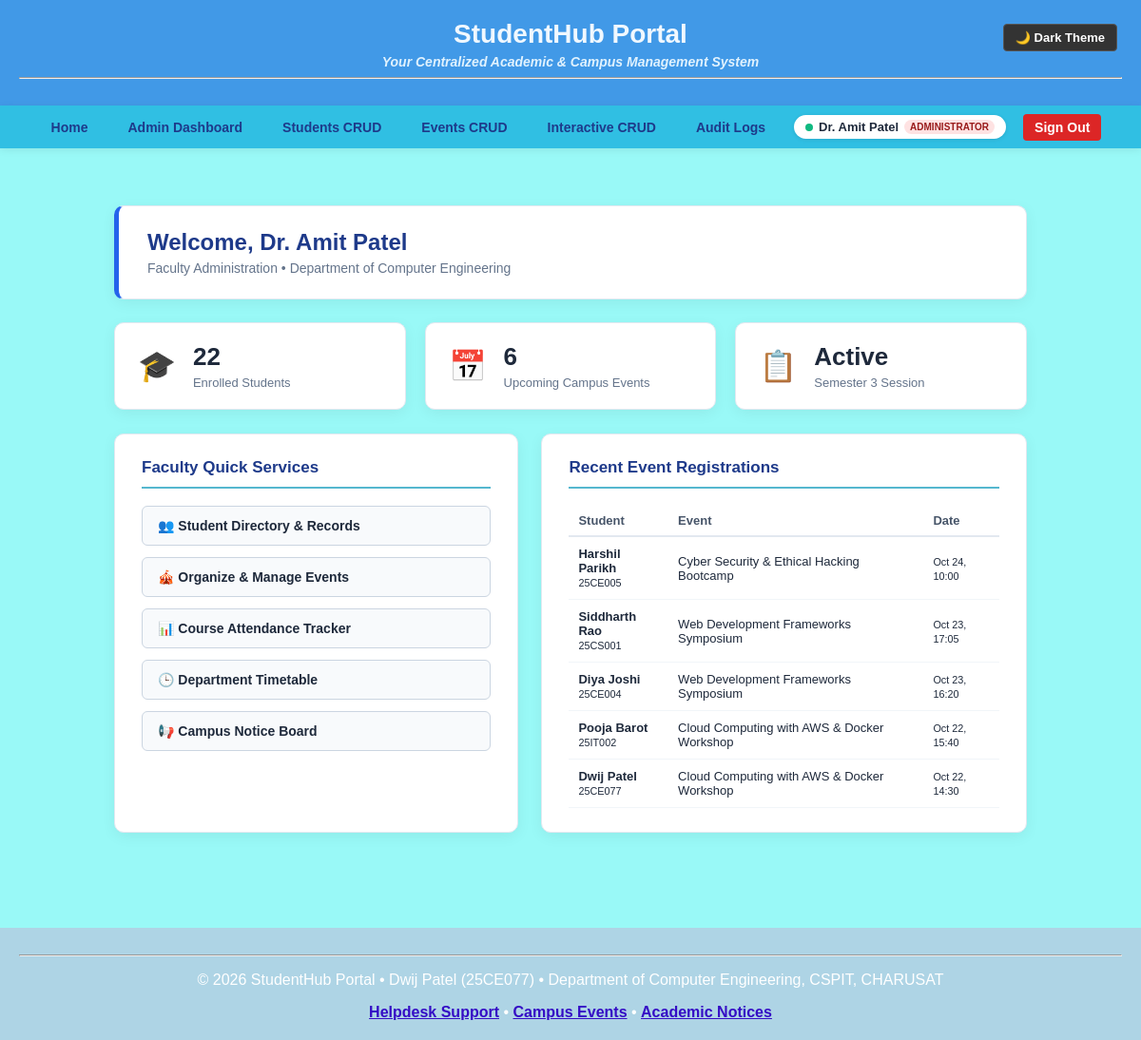
/Final_Practical/Faculty_dashboard.php (signed in), run on the app's committed database.
### tables this page shows
CREATE TABLE `registrations` (
  `registration_id` INT AUTO_INCREMENT NOT NULL,
  `student_id` VARCHAR(20) NOT NULL,
  `event_id` INT NOT NULL,
  `registered_at` DATETIME NOT NULL DEFAULT CURRENT_TIMESTAMP,
  `status` ENUM('confirmed', 'attended', 'cancelled') NOT NULL DEFAULT 'confirmed',
  PRIMARY KEY (`registration_id`),
  UNIQUE KEY `uk_student_event` (`student_id`, `event_id`),
  KEY `idx_reg_student` (`student_id`),
  KEY `idx_reg_event` (`event_id`),
  CONSTRAINT `fk_registrations_student`
    FOREIGN KEY (`student_id`) REFERENCES `students` (`student_id`)
    ON DELETE CASCADE ON UPDATE CASCADE,
  CONSTRAINT `fk_registrations_event`
    FOREIGN KEY (`event_id`) REFERENCES `events` (`event_id`)
    ON DELETE CASCADE ON UPDATE CASCADE
);

CREATE TABLE `students` (
  `student_id` VARCHAR(20) NOT NULL,
  `full_name` VARCHAR(100) NOT NULL,
  `email` VARCHAR(100) NOT NULL,
  `mobile` VARCHAR(15) NOT NULL,
  `gender` ENUM('Male', 'Female', 'Other') NOT NULL DEFAULT 'Male',
  `year` VARCHAR(20) NOT NULL DEFAULT 'Second Year',
  `semester` TINYINT NOT NULL DEFAULT 3,
  `course` VARCHAR(100) NOT NULL DEFAULT 'Computer Engineering',
  `role` ENUM('student', 'faculty', 'admin') NOT NULL DEFAULT 'student',
  `password` VARCHAR(255) NOT NULL,
  `status` ENUM('active', 'inactive') NOT NULL DEFAULT 'active',
  `remember_token_hash` VARCHAR(255) DEFAULT NULL,
  `last_login` DATETIME DEFAULT NULL,
  `created_at` DATETIME NOT NULL DEFAULT CURRENT_TIMESTAMP,
  `updated_at` DATETIME NOT NULL DEFAULT CURRENT_TIMESTAMP ON UPDATE CURRENT_TIMESTAMP,
  PRIMARY KEY (`student_id`),
  UNIQUE KEY `uk_student_email` (`email`),
  KEY `idx_student_role` (`role`),
  KEY `idx_student_course` (`course`)
);

CREATE TABLE `events` (
  `event_id` INT AUTO_INCREMENT NOT NULL,
  `title` VARCHAR(150) NOT NULL,
  `description` TEXT NOT NULL,
  `category` VARCHAR(50) NOT NULL DEFAULT 'Workshop',
  `event_date` DATETIME NOT NULL,
  `venue` VARCHAR(100) NOT NULL,
  `poster_path` VARCHAR(255) DEFAULT NULL,
  `capacity` INT NOT NULL DEFAULT 100,
  `status` ENUM('upcoming', 'completed', 'cancelled') NOT NULL DEFAULT 'upcoming',
  `created_by` VARCHAR(20) DEFAULT NULL,
  `created_at` DATETIME NOT NULL DEFAULT CURRENT_TIMESTAMP,
  PRIMARY KEY (`event_id`),
  KEY `idx_event_date` (`event_date`),
  KEY `idx_event_category` (`category`),
  KEY `idx_event_status` (`status`)
);

### Final_Practical/includes/auth.php (called while the page is built, shortened)
<?php
function get_logged_user(): array {
    return [
        'id'       => $_SESSION['user_id'] ?? null,
        'name'     => $_SESSION['user_name'] ?? 'Guest',
        'email'    => $_SESSION['user_email'] ?? '',
        'role'     => $_SESSION['role'] ?? 'guest',
        'course'   => $_SESSION['course'] ?? '',
        'semester' => $_SESSION['semester'] ?? ''
    ];
}

### Final_Practical/Faculty_dashboard.php (the view, shortened to what this page needs)
<?php
require_once __DIR__ . '/includes/auth.php';
$pdo = getDB();
$totalStudents = 0;
$totalEvents   = 0;
$recentRegistrations = [];
try {
    $stmt = $pdo->query("SELECT COUNT(*) FROM students WHERE role = 'student'");
    $totalStudents = (int)$stmt->fetchColumn();
    $stmt = $pdo->query("SELECT COUNT(*) FROM events WHERE status = 'upcoming'");
    $totalEvents = (int)$stmt->fetchColumn();
    $recentStmt = $pdo->query(
        "SELECT r.registration_id, s.full_name, s.student_id, s.course, e.title AS event_title, r.registered_at
         FROM registrations r
         JOIN students s ON r.student_id = s.student_id
         JOIN events e ON r.event_id = e.event_id
         ORDER BY r.registered_at DESC
         LIMIT 5"
    );
    $recentRegistrations = $recentStmt->fetchAll();
} catch (PDOException $e) {
    error_log('[StudentHub Faculty Dashboard DB Error] ' . $e->getMessage());
}
require_once __DIR__ . '/includes/header.php';
?>
<main>
    <div class="dashboard-container">
        <div class="welcome-banner">
            <h2>Welcome, <?= htmlspecialchars($user['name'], ENT_QUOTES, 'UTF-8') ?></h2>
            <p>Faculty Administration &bull; Department of <?= htmlspecialchars($user['course'] ?? 'Computer Engineering', ENT_QUOTES, 'UTF-8') ?></p>
        </div>
        <div class="stats-row">
            <div class="stat-card">
                <div class="stat-icon">🎓</div>
                <div class="stat-content">
                    <h3><?= $totalStudents ?></h3>
                    <p>Enrolled Students</p>
                </div>
            </div>
            <div class="stat-card">
                <div class="stat-icon">📅</div>
                <div class="stat-content">
                    <h3><?= $totalEvents ?></h3>
                    <p>Upcoming Campus Events</p>
                </div>
            </div>
            <div class="stat-card">
                <div class="stat-icon">📋</div>
                <div class="stat-content">
                    <h3>Active</h3>
                    <p>Semester 3 Session</p>
                </div>
            </div>
        </div>
        <div class="action-grid">
            <div class="action-card">
                <h3>Faculty Quick Services</h3>
                <div class="button-list">
                    <a href="manage_students.php" class="btn btn-action">👥 Student Directory &amp; Records</a>
                    <a href="manage_events.php" class="btn btn-action">🎪 Organize &amp; Manage Events</a>
                    <a href="Attendance.html" class="btn btn-action">📊 Course Attendance Tracker</a>
                    <a href="Timetable.html" class="btn btn-action">🕒 Department Timetable</a>
                    <a href="Notices.html" class="btn btn-action">📢 Campus Notice Board</a>
                </div>
            </div>
            <div class="action-card">
                <h3>Recent Event Registrations</h3>
                <?php if (empty($recentRegistrations)): ?>
                    <p style="color: #64748b; font-size: 13px;">No recent student signups recorded.</p>
                <?php else: ?>
                    <table class="simple-table">
                        <thead>
                            <tr>
                                <th>Student</th>
                                <th>Event</th>
                                <th>Date</th>
                            </tr>
                        </thead>
                        <tbody>
                            <?php foreach ($recentRegistrations as $item): ?>
                                <tr>
                                    <td>
                                        <strong><?= htmlspecialchars($item['full_name'], ENT_QUOTES, 'UTF-8') ?></strong><br>
                                        <small><?= htmlspecialchars($item['student_id'], ENT_QUOTES, 'UTF-8') ?></small>
                                    </td>
                                    <td><?= htmlspecialchars($item['event_title'], ENT_QUOTES, 'UTF-8') ?></td>
                                    <td><small><?= date('M d, H:i', strtotime($item['registered_at'])) ?></small></td>
                                </tr>
                            <?php endforeach; ?>
                        </tbody>
                    </table>
                <?php endif; ?>
            </div>
        </div>
    </div>
</main>
<?php require_once __DIR__ . '/includes/footer.php'; ?>

### Final_Practical/Style.css (style rules this page uses)
body { font-family: Arial, Helvetica, sans-serif; background-color: #99f9f7; color: rgb(65, 39, 8); margin: 0; padding: 0; transition: background-color 0.3s ease, color 0.3s ease; }
main { text-align: center; padding: 40px 20px; max-width: 960px; margin: auto; }

### Final_Practical/Faculty_dashboard.php (style rules this page uses)
.dashboard-container { max-width: 1040px; margin: 20px auto; text-align: left; }
.welcome-banner { background: #ffffff; padding: 24px 30px; border-radius: 10px; box-shadow: 0 4px 15px rgba(0,0,0,0.06); border: 1px solid #e2e8f0; margin-bottom: 24px; border-left: 5px solid #2563eb; }
.welcome-banner h2 { margin: 0 0 5px 0; color: #1e3a8a; }
.welcome-banner p { margin: 0; color: #64748b; font-size: 14px; }
.stats-row { display: grid; grid-template-columns: repeat(3, 1fr); gap: 20px; margin-bottom: 25px; }
.stat-card { background: #ffffff; padding: 20px 24px; border-radius: 10px; box-shadow: 0 4px 15px rgba(0,0,0,0.06); border: 1px solid #e2e8f0; display: flex; align-items: center; gap: 18px; }
.stat-icon { font-size: 32px; }
.stat-content h3 { margin: 0 0 4px 0; font-size: 26px; color: #1e293b; }
.stat-content p { margin: 0; color: #64748b; font-size: 13px; font-weight: 500; }
.action-grid { display: grid; grid-template-columns: 1fr 1.2fr; gap: 24px; }
.action-card { background: #ffffff; padding: 25px 28px; border-radius: 10px; box-shadow: 0 4px 15px rgba(0,0,0,0.06); border: 1px solid #e2e8f0; }
.action-card h3 { margin-top: 0; margin-bottom: 18px; color: #1e3a8a; font-size: 17px; border-bottom: 2px solid #55b7cf; padding-bottom: 10px; }
.button-list { display: flex; flex-direction: column; gap: 12px; }
.btn-action { display: block; background: #f8fafc; color: #1e293b; border: 1px solid #cbd5e1; padding: 12px 16px; border-radius: 6px; font-size: 14px; font-weight: 600; text-decoration: none; transition: all 0.2s ease; }
.simple-table { width: 100%; border-collapse: collapse; font-size: 13px; }
.simple-table th { text-align: left; padding: 8px 10px; border-bottom: 2px solid #e2e8f0; color: #475569; }
.simple-table td { padding: 10px; border-bottom: 1px solid #f1f5f9; color: #1e293b; }

### data on the page
registrations: student.full_name "Harshil Parikh", student.student_id "25CE005", event.title "Cyber Security & Ethical Hacking Bootcamp", registered_at "Oct 24, 10:00"
registrations: student.full_name "Siddharth Rao", student.student_id "25CS001", event.title "Web Development Frameworks Symposium", registered_at "Oct 23, 17:05"
registrations: student.full_name "Diya Joshi", student.student_id "25CE004", event.title "Web Development Frameworks Symposium", registered_at "Oct 23, 16:20"
registrations: student.full_name "Pooja Barot", student.student_id "25IT002", event.title "Cloud Computing with AWS & Docker Workshop", registered_at "Oct 22, 15:40"
registrations: student.full_name "Dwij Patel", student.student_id "25CE077", event.title "Cloud Computing with AWS & Docker Workshop", registered_at "Oct 22, 14:30"

### other printed values
$user['name'] "Dr. Amit Patel"
$user['course'] "Computer Engineering"
$totalStudents "22"
$totalEvents "6"
